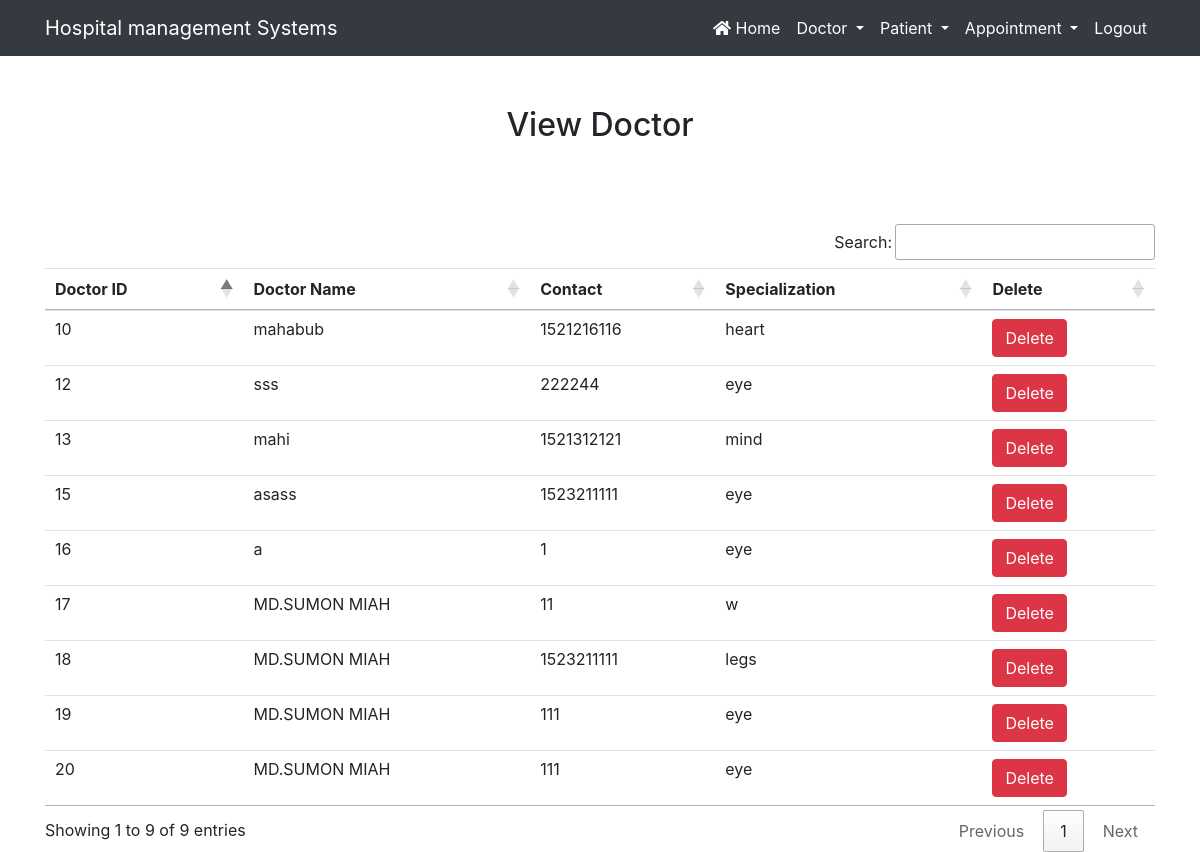
/view_doctor/ (signed in), run on the app's committed database.
### hospital/models.py (models this page shows, shortened)
class Doctor(models.Model):
    name=models.CharField(max_length=30)
    mobile=models.IntegerField()
    special=models.CharField(max_length=50)

### hospital/views.py (the view)
# urls.py: path('view_doctor/', View_Doctor, name='view_doctor'),
def View_Doctor(request):
    if not request.user.is_staff:
        return redirect('login')
    doc=Doctor.objects.all()
    d={'doc':doc}
    return render(request,'view_doctor.html',d)

### hospital/templates/view_doctor.html
{% extends 'navigationbar.html' %}
{% load static %}
{% block body %}
<div class="container" style="margin-top:50px">
<h2 class="text-center">View Doctor </h2>
<br><br><br>
    <table class="table table-hover" id="example">
        <thead>
        <tr>
            <th>Doctor ID</th>
              <th>Doctor Name</th>
              <th>Contact</th>
              <th>Specialization</th>
            <th>Delete</th>
        </tr>
        </thead>
        <tbody>
         {% for i in doc %}
        <tr>
            <td>{{i.id}}</td>
            <td>{{i.name}}</td>
            <td>{{i.mobile}}</td>
            <td>{{i.special}}</td>
            <td>
            <a href="{% url 'delete_doctor' i.id %}" onclick="return confirm('Are you sure you want to delete this data?');" class="btn btn-danger">Delete</a>
            </td>
        </tr>
         {% endfor %}
        </tbody>
    </table>
</div>
{% endblock %}

### hospital/templates/navigationbar.html (shortened to what this page needs)
{% load static %}
<head>
  <link rel="stylesheet" href="https://maxcdn.bootstrapcdn.com/bootstrap/4.3.1/css/bootstrap.min.css">
  <link rel="stylesheet" href="https://use.fontawesome.com/releases/v5.6.3/css/all.css"></head>
<link rel="stylesheet" type="text/css" href="{% static 'css/mystyle.css' %}">
<link rel="stylesheet" href="https://cdn.datatables.net/1.10.21/css/jquery.dataTables.min.css">
<link rel="stylesheet" href="https://cdn.datatables.net/buttons/1.6.2/css/buttons.dataTables.min.css">
</head>
<nav class="navbar navbar-expand-sm bg-dark navbar-dark">
<div class="container">
    <a class="navbar-brand" href="#">Hospital management Systems</a>
     <div class="collapse navbar-collapse" id="myMenu">
     <ul class="navbar-nav text-center ml-auto">
         {% if request.user.is_staff %}
          <li class="nav-item"><a class="nav-link" href="{% url 'home' %}"><i class="fas fa-home"></i> Home</a></li>
          <li class="nav-item dropdown">
      <a class="nav-link dropdown-toggle" href="#" data-toggle="dropdown">
        Doctor
      </a>
    </li>
      <li class="nav-item dropdown">
      <a class="nav-link dropdown-toggle" href="#" data-toggle="dropdown">
        Patient
      </a>
    </li>
          <li class="nav-item dropdown">
      <a class="nav-link dropdown-toggle" href="#" data-toggle="dropdown">
        Appointment
      </a>
    </li>
         <li class="nav-item"><a class="nav-link" href="{% url 'logout'%}">Logout</a></li>
         {% endif %}
     </ul>
    </div>
</div>
</nav>
{% block body %}
{% endblock %}

### hospital/static/css/mystyle.css (style rules this page uses)
.nav-link { color:white !important; }

### data on the page
Doctor: id "10", name "mahabub", mobile "1521216116", special "heart"
Doctor: id "12", name "sss", mobile "222244", special "eye"
Doctor: id "13", name "mahi", mobile "1521312121", special "mind"
Doctor: id "15", name "asass", mobile "1523211111", special "eye"
Doctor: id "16", name "a", mobile "1", special "eye"
Doctor: id "17", name "MD.SUMON MIAH", mobile "11", special "w"
Doctor: id "18", name "MD.SUMON MIAH", mobile "1523211111", special "legs"
Doctor: id "19", name "MD.SUMON MIAH", mobile "111", special "eye"
Doctor: id "20", name "MD.SUMON MIAH", mobile "111", special "eye"
